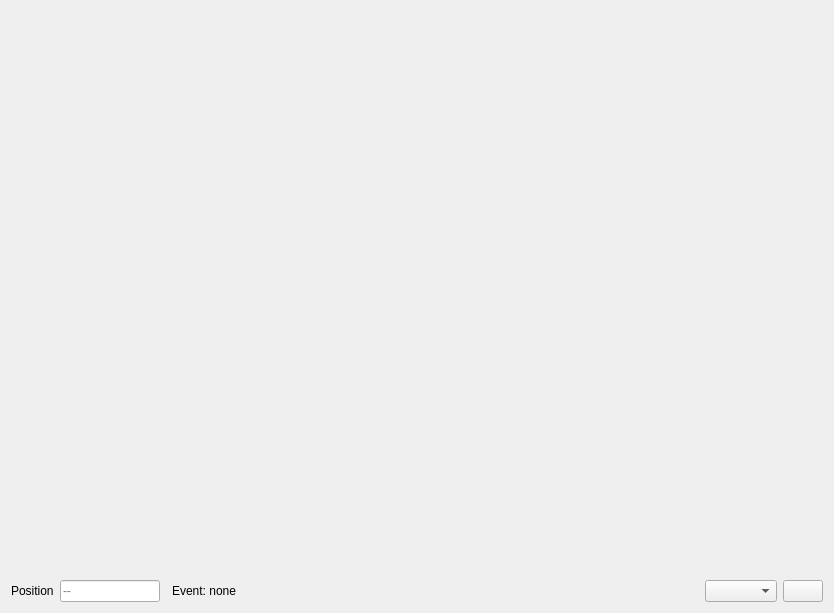
<?xml version="1.0" encoding="UTF-8"?>
<ui version="4.0">
 <class>EventTrackEditorWidget</class>
 <widget class="QWidget" name="EventTrackEditorWidget">
  <property name="geometry">
   <rect>
    <x>0</x>
    <y>0</y>
    <width>834</width>
    <height>613</height>
   </rect>
  </property>
  <property name="windowTitle">
   <string>Form</string>
  </property>
  <layout class="QVBoxLayout" name="verticalLayout">
   <property name="spacing">
    <number>0</number>
   </property>
   <item>
    <widget class="wdQGridBarWidget" name="GridBarWidget" native="true">
     <property name="minimumSize">
      <size>
       <width>0</width>
       <height>20</height>
      </size>
     </property>
     <property name="maximumSize">
      <size>
       <width>16777215</width>
       <height>20</height>
      </size>
     </property>
    </widget>
   </item>
   <item>
    <widget class="wdQtEventTrackWidget" name="EventTrackEdit" native="true">
     <property name="sizePolicy">
      <sizepolicy hsizetype="Expanding" vsizetype="Expanding">
       <horstretch>0</horstretch>
       <verstretch>0</verstretch>
      </sizepolicy>
     </property>
     <property name="minimumSize">
      <size>
       <width>0</width>
       <height>0</height>
      </size>
     </property>
    </widget>
   </item>
   <item>
    <spacer name="verticalSpacer">
     <property name="orientation">
      <enum>Qt::Vertical</enum>
     </property>
     <property name="sizeType">
      <enum>QSizePolicy::Fixed</enum>
     </property>
     <property name="sizeHint" stdset="0">
      <size>
       <width>20</width>
       <height>6</height>
      </size>
     </property>
    </spacer>
   </item>
   <item>
    <layout class="QHBoxLayout" name="horizontalLayout">
     <property name="spacing">
      <number>6</number>
     </property>
     <item>
      <widget class="QLabel" name="label">
       <property name="text">
        <string>Position</string>
       </property>
      </widget>
     </item>
     <item>
      <widget class="QLineEdit" name="LinePosition">
       <property name="maximumSize">
        <size>
         <width>100</width>
         <height>16777215</height>
        </size>
       </property>
       <property name="maxLength">
        <number>11</number>
       </property>
       <property name="placeholderText">
        <string>--</string>
       </property>
       <property name="clearButtonEnabled">
        <bool>false</bool>
       </property>
      </widget>
     </item>
     <item>
      <widget class="QWidget" name="ColorWidget" native="true"/>
     </item>
     <item>
      <widget class="QLabel" name="SelectedTypeLabel">
       <property name="text">
        <string>Event: none</string>
       </property>
      </widget>
     </item>
     <item>
      <spacer name="horizontalSpacer">
       <property name="orientation">
        <enum>Qt::Horizontal</enum>
       </property>
       <property name="sizeHint" stdset="0">
        <size>
         <width>40</width>
         <height>20</height>
        </size>
       </property>
      </spacer>
     </item>
     <item>
      <widget class="QComboBox" name="ComboType"/>
     </item>
     <item>
      <widget class="QPushButton" name="AddEventButton">
       <property name="text">
        <string/>
       </property>
       <property name="icon">
        <iconset resource="../QtResources/resources.qrc">
         <normaloff>:/GuiFoundation/Icons/Add16.png</normaloff>:/GuiFoundation/Icons/Add16.png</iconset>
       </property>
      </widget>
     </item>
    </layout>
   </item>
  </layout>
 </widget>
 <customwidgets>
  <customwidget>
   <class>wdQGridBarWidget</class>
   <extends>QWidget</extends>
   <header location="global">GuiFoundation/Widgets/GridBarWidget.moc.h</header>
   <container>1</container>
  </customwidget>
  <customwidget>
   <class>wdQtEventTrackWidget</class>
   <extends>QWidget</extends>
   <header location="global">GuiFoundation/Widgets/EventTrackWidget.moc.h</header>
   <container>1</container>
  </customwidget>
 </customwidgets>
 <resources>
  <include location="../QtResources/resources.qrc"/>
 </resources>
 <connections/>
</ui> 
